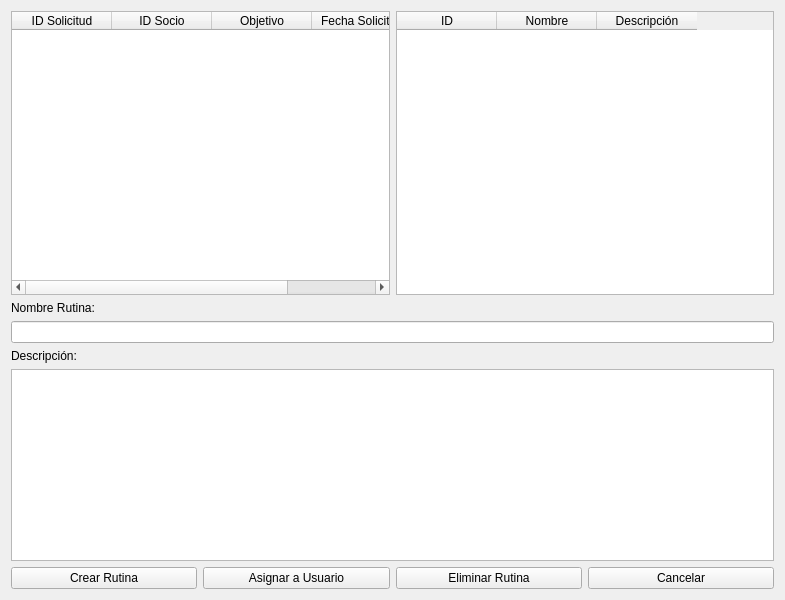
<?xml version="1.0" encoding="UTF-8"?>
<ui version="4.0">
 <class>AsignarRutinas</class>
 <widget class="QWidget" name="AsignarRutinas">
  <property name="geometry">
   <rect>
    <x>0</x>
    <y>0</y>
    <width>785</width>
    <height>600</height>
   </rect>
  </property>
  <property name="windowTitle">
   <string>Asignar Rutinas</string>
  </property>
  <layout class="QVBoxLayout" name="verticalLayout">
   <item>
    <layout class="QHBoxLayout" name="horizontalTop">
     <item>
      <widget class="QTableWidget" name="tablaSolicitudes">
       <property name="rowCount">
        <number>0</number>
       </property>
       <property name="columnCount">
        <number>4</number>
       </property>
       <column>
        <property name="text">
         <string>ID Solicitud</string>
        </property>
       </column>
       <column>
        <property name="text">
         <string>ID Socio</string>
        </property>
       </column>
       <column>
        <property name="text">
         <string>Objetivo</string>
        </property>
       </column>
       <column>
        <property name="text">
         <string>Fecha Solicitud</string>
        </property>
       </column>
      </widget>
     </item>
     <item>
      <widget class="QTableWidget" name="tablaRutinas">
       <property name="rowCount">
        <number>0</number>
       </property>
       <property name="columnCount">
        <number>3</number>
       </property>
       <column>
        <property name="text">
         <string>ID</string>
        </property>
       </column>
       <column>
        <property name="text">
         <string>Nombre</string>
        </property>
       </column>
       <column>
        <property name="text">
         <string>Descripción</string>
        </property>
       </column>
      </widget>
     </item>
    </layout>
   </item>
   <item>
    <layout class="QVBoxLayout" name="formLayout">
     <item>
      <widget class="QLabel" name="labelNombre">
       <property name="text">
        <string>Nombre Rutina:</string>
       </property>
      </widget>
     </item>
     <item>
      <widget class="QLineEdit" name="inputNombre"/>
     </item>
     <item>
      <widget class="QLabel" name="labelDescripcion">
       <property name="text">
        <string>Descripción:</string>
       </property>
      </widget>
     </item>
     <item>
      <widget class="QTextEdit" name="inputDescripcion"/>
     </item>
     <item>
      <layout class="QHBoxLayout">
       <item>
        <widget class="QPushButton" name="btnCrear">
         <property name="text">
          <string>Crear Rutina</string>
         </property>
        </widget>
       </item>
       <item>
        <widget class="QPushButton" name="btnAsignar">
         <property name="text">
          <string>Asignar a Usuario</string>
         </property>
        </widget>
       </item>
       <item>
        <widget class="QPushButton" name="btnEliminar">
         <property name="text">
          <string>Eliminar Rutina</string>
         </property>
        </widget>
       </item>
       <item>
        <widget class="QPushButton" name="btnCancelar">
         <property name="text">
          <string>Cancelar</string>
         </property>
        </widget>
       </item>
      </layout>
     </item>
    </layout>
   </item>
  </layout>
 </widget>
 <resources/>
 <connections/>
</ui>
